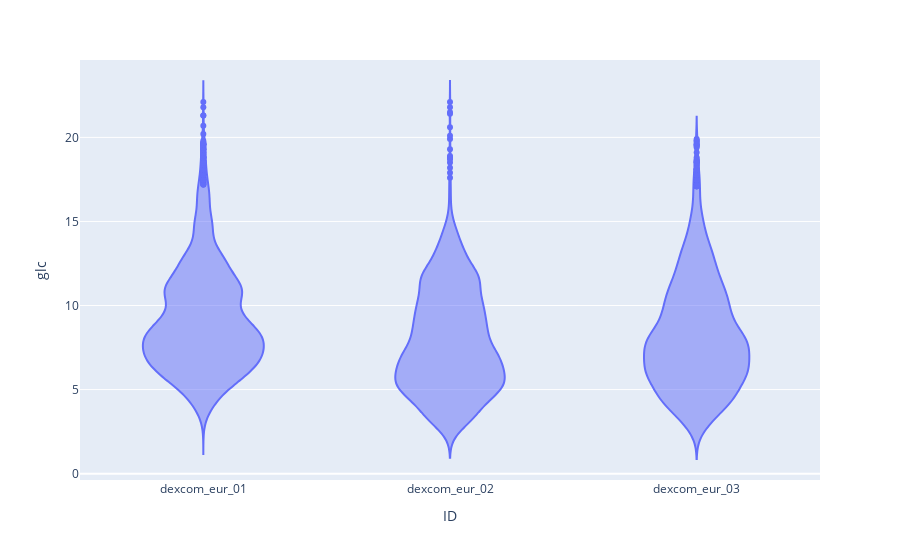

Source (notebook cell):
### Code cell
visualizations.boxplot(dexcom_data, violin=True)

### Figure 1 — Plotly figure (JSON) as saved in the notebook; plotly's stock layout.template omitted (floating-point values rounded to 4 significant figures; data arrays with more than 128 entries replaced by an {"elided": "..."} marker saying what was removed)
{"data": [{"alignmentgroup": "True", "box": {"visible": false}, "hovertemplate": "ID=%{x}<br>glc=%{y}<extra></extra>", "legendgroup": "", "marker": {"color": "#636efa"}, "name": "", "offsetgroup": "", "orientation": "v", "scalegroup": "True", "showlegend": false, "type": "violin", "x": {"elided": "11423 str values"}, "x0": " ", "xaxis": "x", "y": {"elided": "11423 float values"}, "y0": " ", "yaxis": "y"}], "layout": {"legend": {"tracegroupgap": 0}, "margin": {"t": 60}, "violinmode": "group", "xaxis": {"anchor": "y", "domain": [0, 1], "title": {"text": "ID"}}, "yaxis": {"anchor": "x", "domain": [0, 1], "title": {"text": "glc"}}}}
